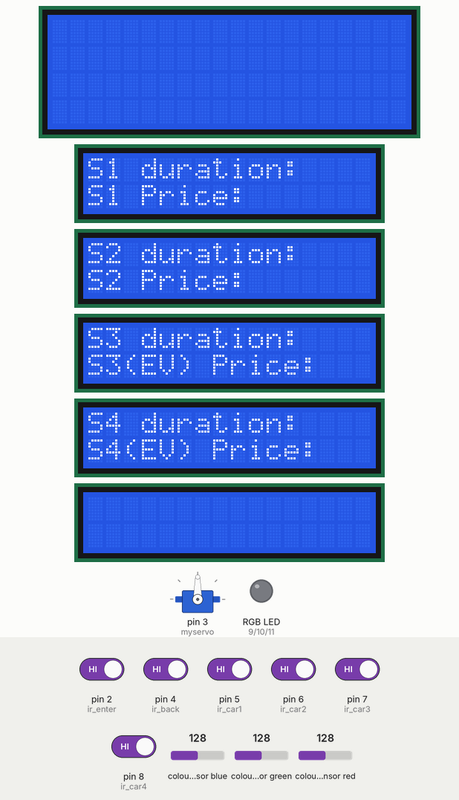
Bench run of a sketch on a simulated Arduino Uno, built with avr-gcc and run on an emulated ATmega328P. Shown: servo, 20×4 character LCD, 5 × 16×2 character LCD, an RGB LED mixed from three pins (HIGH = lit). Inputs (shaded band) come from the test bench; at power-on: pin 2 (ir_enter), pin 4 (ir_back), pin 5 (ir_car1), pin 6 (ir_car2), pin 7 (ir_car3), pin 8 (ir_car4) HIGH, colour sensor green 128, colour sensor blue 128, colour sensor red 128.

Above: at 2.9 s.
4.4 s: colour sensor green set to 191
At 5.4 s:
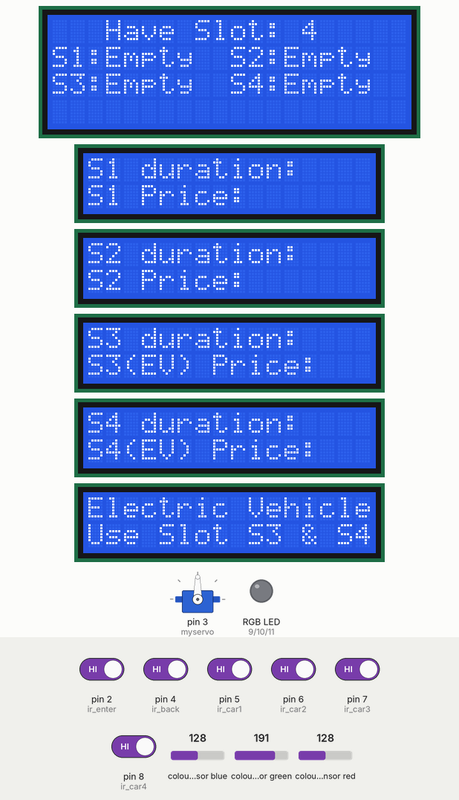
6.1 s: pin 5 (ir_car1) driven LOW
At 7.6 s:
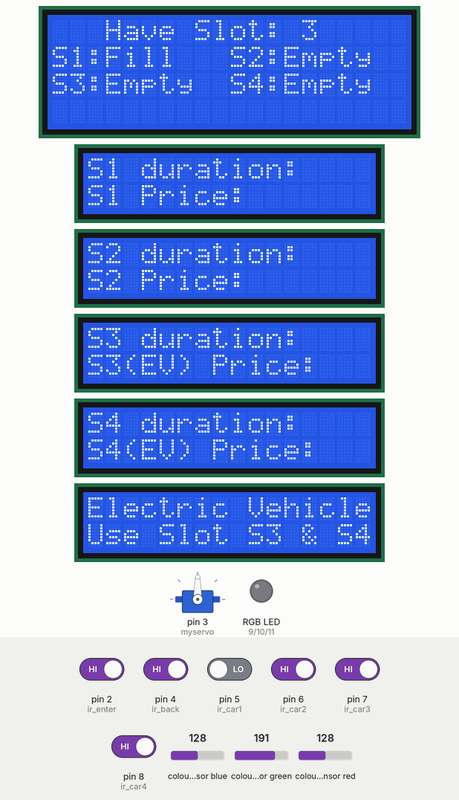
7.9 s: pin 6 (ir_car2) driven LOW
At 9.2 s:
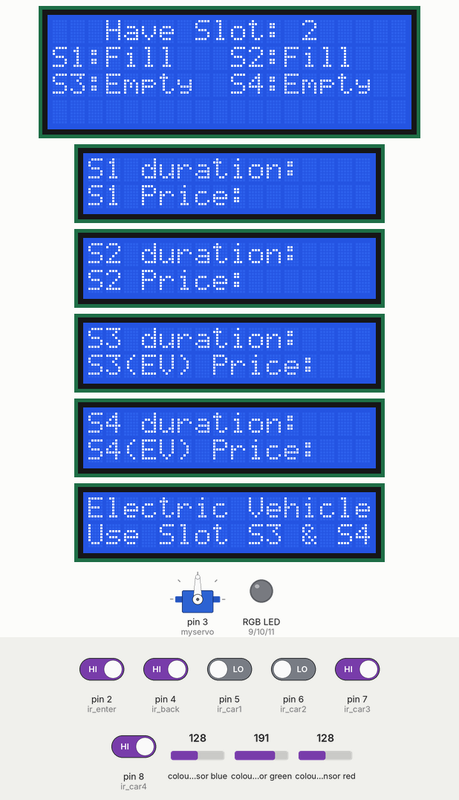
9.7 s: pin 7 (ir_car3) driven LOW
At 10.8 s:
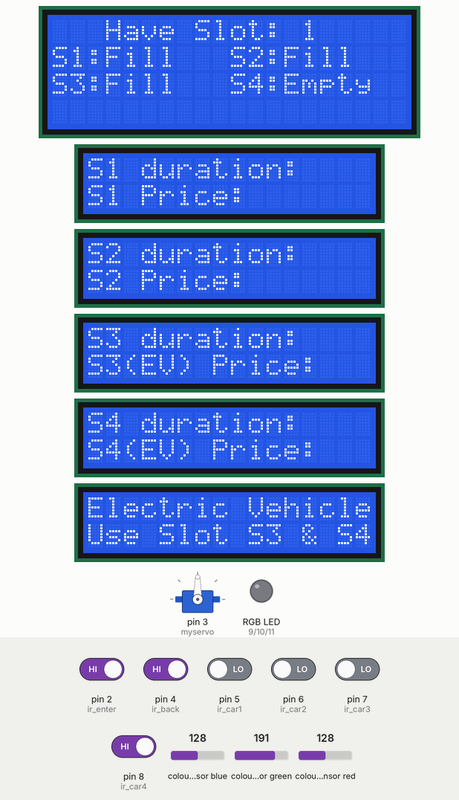
11.5 s: pin 8 (ir_car4) driven LOW
At 12.3 s:
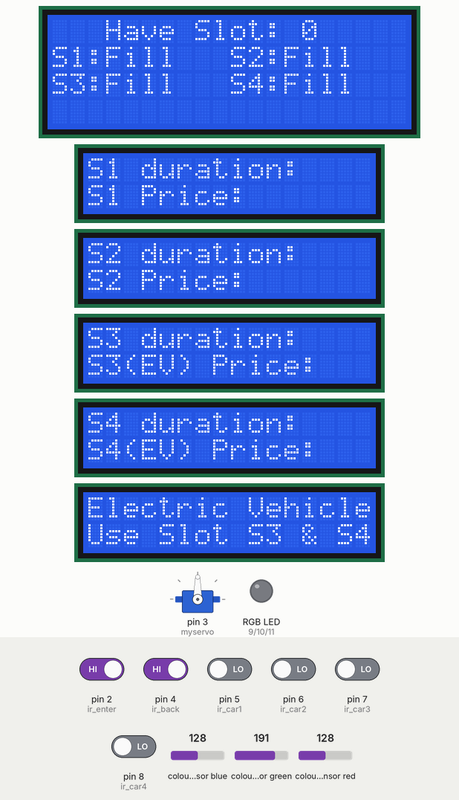
13.3 s: colour sensor blue set to 191
At 13.8 s:
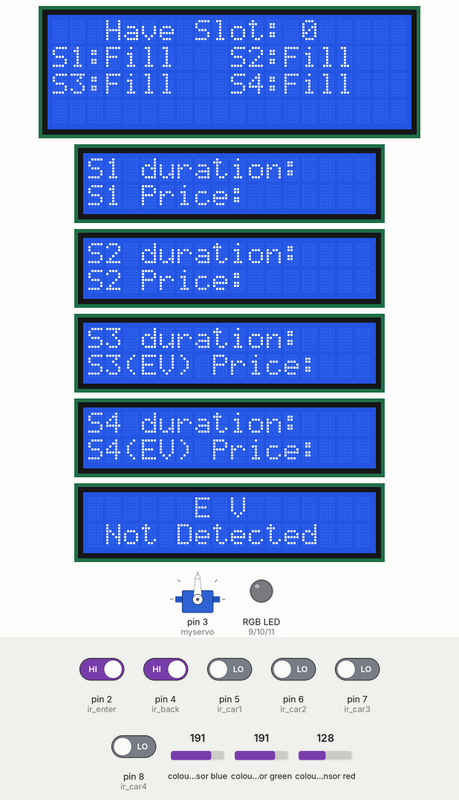
Timing chart, 0 to 16.3 s (numbered marks = the images above; inputs shaded):
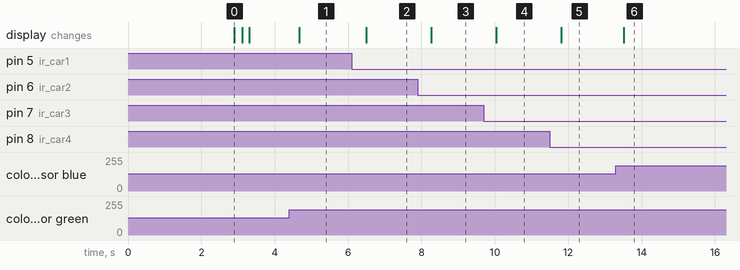

The sketch:

sketch_apr29b.ino
```cpp
#include <Servo.h> //includes the servo library
#include <Wire.h>
#include <LiquidCrystal_I2C.h>
#include "Adafruit_TCS34725.h"

LiquidCrystal_I2C lcd_main(0x27, 20, 4); // Main 20x4 LCD
LiquidCrystal_I2C lcd_S1(0x24, 16, 2);   // LCD for S1
LiquidCrystal_I2C lcd_S2(0x23, 16, 2);   // LCD for S2
LiquidCrystal_I2C lcd_S3(0x25, 16, 2);   // LCD for S3
LiquidCrystal_I2C lcd_S4(0x26, 16, 2);   // LCD for S4
LiquidCrystal_I2C lcd_c(0x22, 16, 2);

Servo myservo;

#define ir_enter 2
#define ir_back  4

#define ir_car1 5
#define ir_car2 6
#define ir_car3 7
#define ir_car4 8
#define redpin 9
#define greenpin 10
#define bluepin 11

#define commonAnode true


byte gammatable[256];


int S1 = 0, S2 = 0, S3 = 0, S4 = 0;
int slot = 4;
Adafruit_TCS34725 tcs = Adafruit_TCS34725(TCS34725_INTEGRATIONTIME_50MS, TCS34725_GAIN_4X);
void setup() {
  Serial.begin(9600);

  pinMode(ir_car1, INPUT);
  pinMode(ir_car2, INPUT);
  pinMode(ir_car3, INPUT);
  pinMode(ir_car4, INPUT);

  pinMode(ir_enter, INPUT);
  pinMode(ir_back, INPUT);

  myservo.attach(3);
  myservo.write(90);

  // Initialize the main 20x4 LCD
  lcd_main.init();
  lcd_main.backlight();
  lcd_main.begin(20, 4);
  lcd_main.setCursor(0, 1);
  lcd_main.print("    Car  parking  ");
  lcd_main.setCursor(0, 2);
  lcd_main.print("       System     ");
  delay(2000);
  lcd_main.clear();

  // Initialize the additional 16x2 LCDs
  lcd_S1.init();
  lcd_S1.backlight();
  lcd_S1.begin(16, 2);
  lcd_S1.setCursor(0, 0);
  lcd_S1.print("S1 duration: ");
  lcd_S1.setCursor(0, 1);
  lcd_S1.print("S1 Price: ");

  lcd_S2.init();
  lcd_S2.backlight();
  lcd_S2.begin(16, 2);
  lcd_S2.setCursor(0, 0);
  lcd_S2.print("S2 duration: ");
  lcd_S2.setCursor(0, 1);
  lcd_S2.print("S2 Price: ");

  lcd_S3.init();
  lcd_S3.backlight();
  lcd_S3.begin(16, 2);
  lcd_S3.setCursor(0, 0);
  lcd_S3.print("S3 duration: ");
  lcd_S3.setCursor(0, 1);
  lcd_S3.print("S3(EV) Price:");

  lcd_S4.init();
  lcd_S4.backlight();
  lcd_S4.begin(16, 2);
  lcd_S4.setCursor(0, 0);
  lcd_S4.print("S4 duration: ");
  lcd_S4.setCursor(0, 1);
  lcd_S4.print("S4(EV) Price:");


  lcd_c.init();
  lcd_c.backlight();
  lcd_c.begin(16, 2);


  tcs.begin(); // Initialize color sensor

  pinMode(redpin, OUTPUT);
  pinMode(greenpin, OUTPUT);
  pinMode(bluepin, OUTPUT);

  for (int i = 0; i < 256; i++) {
    float x = i;
    x /= 255;
    x = pow(x, 2.5);
    x *= 255;

    if (commonAnode) {
      gammatable[i] = 255 - x;
    } else {
      gammatable[i] = x;
    }
  }

  Read_Sensor();

  int total = S1 + S2 + S3 + S4;
  slot = 4 - total; // Update the slot count based on the available parking spaces
}

void loop() {
  Read_Sensor();

  int total = S1 + S2 + S3 + S4;
  slot = 4 - total; // Update the slot count based on the available parking spaces

  lcd_main.setCursor(0, 0);
  lcd_main.print("   Have Slot: ");
  lcd_main.print(slot);
  lcd_main.print("    ");

  lcd_main.setCursor(0, 1);
  if (S1 == 1) {
    lcd_main.print("S1:Fill ");
  } else {
    lcd_main.print("S1:Empty");
  }

  lcd_main.setCursor(10, 1);
  if (S2 == 1) {
    lcd_main.print("S2:Fill ");
  } else {
    lcd_main.print("S2:Empty");
  }

  lcd_main.setCursor(0, 2);
  if (S3 == 1) {
    lcd_main.print("S3:Fill ");
  } else {
    lcd_main.print("S3:Empty");
  }

  lcd_main.setCursor(10, 2);
  if (S4 == 1) {
    lcd_main.print("S4:Fill ");
  } else {
    lcd_main.print("S4:Empty");
  }

  if (digitalRead (ir_enter) == LOW) {
    myservo.write(180); // Open the servo
  }

  if (digitalRead (ir_back) == LOW) {
    myservo.write(90); // Close the servo
  }

  delay(100); // Add a small delay for stability
}

void Read_Sensor() {
  S1 = 0, S2 = 0, S3 = 0, S4 = 0;

  if (digitalRead(ir_car1) == 0) {
    S1 = 1;
  }
  if (digitalRead(ir_car2) == 0) {
    S2 = 1;
  }
  if (digitalRead(ir_car3) == 0) {
    S3 = 1;
  }
  if (digitalRead(ir_car4) == 0) {
    S4 = 1;
  }

  static bool prevS1 = LOW;
  static unsigned long prevTime = 0;

  if (S1 != prevS1) {
    if (S1 == HIGH) {
      prevTime = millis();
    } else {
      unsigned long duration = (millis() - prevTime) / 1000;
      lcd_S1.setCursor(13, 0); // Set cursor position on the additional LCD for S1
      lcd_S1.print(duration);
      lcd_S1.print(" s     ");
      lcd_S1.setCursor(9, 1); // Set cursor position on the additional LCD for S1

      lcd_S1.print(" Rs ");
      lcd_S1.print(duration*10);
      delay(duration+3000);
      lcd_S1.setCursor(13, 0);
      lcd_S1.print("     ");
      lcd_S1.setCursor(9, 1);
      lcd_S1.print("      ");
    }
    prevS1 = S1;
  }

  static bool prevS2 = LOW;
  static unsigned long prevTimeS2 = 0;

  if (S2 != prevS2) {
    if (S2 == HIGH) {
      prevTimeS2 = millis();
    } else {
      unsigned long durationS2 = (millis() - prevTimeS2) / 1000;
      lcd_S2.setCursor(13, 0); // Set cursor position on the additional LCD for S2
      lcd_S2.print(durationS2);
      lcd_S2.print(" s     ");
      lcd_S2.setCursor(9, 1); // Set cursor position on the additional LCD for S1

      lcd_S2.print(" Rs ");
      lcd_S2.print(durationS2*10);
      delay(durationS2+3000);
      lcd_S2.setCursor(13, 0);
      lcd_S2.print("     ");
      lcd_S2.setCursor(9, 1);
      lcd_S2.print("      ");
    }
    prevS2 = S2;
  }

  static bool prevS3 = LOW;
  static unsigned long prevTimeS3 = 0;

  if (S3 != prevS3) {
    if (S3 == HIGH) {
      prevTimeS3 = millis();
    } else {
      unsigned long durationS3 = (millis() - prevTimeS3) / 1000;
      lcd_S3.setCursor(13, 0); // Set cursor position on the additional LCD for S3
      lcd_S3.print(durationS3);
      lcd_S3.print(" s     ");
      lcd_S3.setCursor(9, 1); // Set cursor position on the additional LCD for S1

      lcd_S3.print(" Rs ");
      lcd_S3.print(durationS3*5);
      delay(durationS3+3000);
      lcd_S3.setCursor(13, 0);
      lcd_S3.print("     ");
      lcd_S3.setCursor(9, 1);
      lcd_S3.print("      ");
    }
    prevS3 = S3;
  }

  static bool prevS4 = LOW;
  static unsigned long prevTimeS4 = 0;

  if (S4 != prevS4) {
    if (S4 == HIGH) {
      prevTimeS4 = millis();
    } else {
      unsigned long durationS4 = (millis() - prevTimeS4) / 1000;
      lcd_S4.setCursor(13, 0); // Set cursor position on the additional LCD for S4
      lcd_S4.print(durationS4);
      lcd_S4.print("s     ");

      lcd_S4.setCursor(9, 1); // Set cursor position on the additional LCD for S1

      lcd_S4.print(" Rs ");
      lcd_S4.print(durationS4*5);
      delay(durationS4+3000);
      lcd_S4.setCursor(13, 0);
      lcd_S4.print("     ");
      lcd_S4.setCursor(9, 1);
      lcd_S4.print("      ");
    }
    prevS4 = S4;
  }


 float red, green, blue;

  // Read color at the entrance
  tcs.setInterrupt(false); // turn on LED
  delay(60); // takes 50ms to read
  tcs.getRGB(&red, &green, &blue);
  tcs.setInterrupt(true); // turn off LED

  lcd_c.clear();


  if (red >= 100 && red > green && red > blue) {
    lcd_c.setCursor(6, 0);
    lcd_c.print("E V"); // RED
    lcd_c.setCursor(1, 1);
    lcd_c.print("Not Detected");
  } else if (green >= 100 && green > red && green > blue) {
    lcd_c.setCursor(0, 0);
    lcd_c.print("Electric Vehicle"); // GREEN
    lcd_c.setCursor(0, 1);
    lcd_c.print("Use Slot S3 & S4");
  } else if (blue >= 100 && blue > red && blue > green) {
    lcd_c.setCursor(6, 0);
    lcd_c.print("E V");  // BLUE
    lcd_c.setCursor(1, 1);
    lcd_c.print("Not Detected");
  } else {
    lcd_c.setCursor(6, 0);
    lcd_c.print("E V"); // UNKNOWN
    lcd_c.setCursor(1, 1);
    lcd_c.print("Not Detected");
  }
}
```

Measured:
- after the input at 4.4 s, the display: changes after 0.26 s (image 1)
- after the input at 6.1 s, the display: changes after 0.39 s (image 2)
- after the input at 7.9 s, the display: changes after 0.36 s (image 3)
- after the input at 9.7 s, the display: changes after 0.33 s (image 4)
- after the input at 11.5 s, the display: changes after 0.31 s (image 5)
- after the input at 13.3 s, the display: changes after 0.21 s (image 6)
